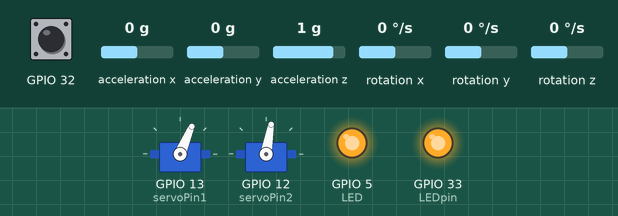
Recording of a sketch running on a simulated ESP32. Shown: 2 × servo, output pins drawn as LEDs (lit = HIGH). The test bench sets the inputs (shaded band); at power-on: GPIO 32 HIGH, acceleration x 0 g, acceleration y 0 g, acceleration z 1 g, rotation x 0 °/s, rotation y 0 °/s, rotation z 0 °/s. Storage starts empty; the sensor or clock chip raises its interrupt line as the real part does; what the sketch prints to the serial monitor is not drawn.

Above: at 0.1 s.
At 0.6 s:
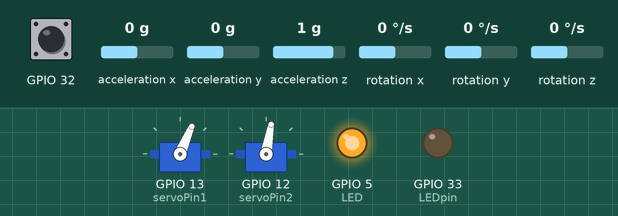
Timing chart, 0 to 2.1 s (numbered marks = the images above):
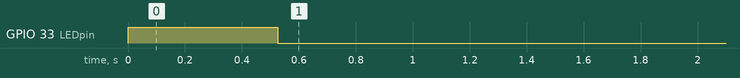

The sketch:

gimbal_control.ino
```cpp
/* Rocket Gimbal Stabilization
 *
 *
 */

// I2Cdev and MPU6050 must be installed as libraries, or else the .cpp/.h files
// for both classes must be in the include path of your project
#include "I2Cdev.h"
#include <ESP32Servo.h>
#include "MPU6050_6Axis_MotionApps20.h"

//SD Card headers
#define FS_NO_GLOBALS
#include "FS.h"
#include "SD.h"
#include "SPI.h"

boolean launch = 1;

double mpu6050_offsets[6] = {-4318, -6790, 9830,  203, -36, 46};

double k_d = 0;
double k_p = 0.25;

double error_past;
double error;
double d_error;
double gamma_temp;

// class default I2C address is 0x68
// specific I2C addresses may be passed as a parameter here
// AD0 low = 0x68 (default for SparkFun breakout and InvenSense evaluation board)
// AD0 high = 0x69
MPU6050 mpu;
//MPU6050 mpu(0x69); // <-- use for AD0 high

// 16 servo objects can be created on the ESP32
Servo servo1;  // create servo object to control a servo
Servo servo2;  // create servo object to control a servo
double servo_conv = 1.0/0.55;

boolean calibration;
int zero_a;
int zero_b;
double a;
double b;
double c;

// Recommended PWM GPIO pins on the ESP32 include 2,4,12-19,21-23,25-27,32-33
int servoPin1 = 13;
int servoPin2 = 12;

int LEDpin = 33;
int button = 0;
int LED = 5;


// MPU control/status vars
bool dmpReady = false;  // set true if DMP init was successful
uint8_t mpuIntStatus;   // holds actual interrupt status byte from MPU
uint8_t devStatus;      // return status after each device operation (0 = success, !0 = error)
uint16_t packetSize;    // expected DMP packet size (default is 42 bytes)
uint16_t fifoCount;     // count of all bytes currently in FIFO
uint8_t fifoBuffer[64]; // FIFO storage buffer

// orientation/motion vars
VectorInt16 aa;         // [x, y, z]            accel sensor measurements
VectorInt16 aaReal;     // [x, y, z]            gravity-free accel sensor measurements
VectorInt16 aaWorld;    // [x, y, z]            world-frame accel sensor measurements
VectorFloat gravity;    // [x, y, z]            gravity vector
double euler[3];        // [alpha, beta, gamma]    Euler angle container (Z-X'-Z'
Quaternion q;           // [w, x, y, z]         quaternion container

volatile bool mpuInterrupt = false;     // indicates whether MPU interrupt pin has gone high

File datafile;
char * data_file_path;
boolean file_closed = false;
char * data_array = (char *) malloc(57);
unsigned long timestamp;


//Function Declaration
void dmpDataReady() {
    mpuInterrupt = true;
}

void createDir(fs::FS &fs, const char * path){
  fs.mkdir(path);
}


void setup() {
  pinMode(LED, OUTPUT);
  digitalWrite(5, 1);
  pinMode(0, INPUT);

  pinMode(LEDpin, OUTPUT);
  digitalWrite(LEDpin,HIGH);

  // Servo setup
  // Default min/max of 1000us and 2000us (different servos may require different min/max settings)
  servo1.setPeriodHertz(50);    // standard 50 hz servo
  servo2.setPeriodHertz(50);    // standard 50 hz servo
  servo1.attach(servoPin1, 1000, 2000); // attaches the servo on pin 18 to the servo object
  servo2.attach(servoPin2, 1000, 2000); // attaches the servo on pin 18 to the servo object

  // join I2C bus (I2Cdev library doesn't do this automatically)
    #if I2CDEV_IMPLEMENTATION == I2CDEV_ARDUINO_WIRE
        Wire.begin(21 , 22, 400000);
        Serial.print("testasdfasdfasdf");
    #elif I2CDEV_IMPLEMENTATION == I2CDEV_BUILTIN_FASTWIRE
        Fastwire::setup(400, true);
        Serial.print("2ndtestasdfasdfasdf");
    #endif


  // Initialize serial communication
  // NOTE: 8MHz or slower host processors, like the Teensy @ 3.3v or Ardunio
  // Pro Mini running at 3.3v, cannot handle this baud rate reliably due to
  // the baud timing being too misaligned with processor ticks. You must use
  // 38400 or slower in these cases, or use some kind of external separate
  // crystal solution for the UART timer.
  Serial.begin(115200);
  while (!Serial); // wait for Leonardo enumeration, others continue immediately

  if (launch){
    // initialize device
    zero_a = 67;
    zero_b = 80;
    servo1.write(zero_a);
    servo2.write(zero_b);
  }
  else {
    // initialize device
    calibration = true;
    Serial.println(F("\nInput gimbal motor 1 (+x-axis) initial position: "));
    while(calibration){
      if (Serial.available()) {
        int reading = Serial.parseInt();
          if (reading<0) {
            calibration = false;
          }
          else if (reading==0) {
          }
          else {
            zero_a = reading;
            servo1.write(reading);
          }
      }
      delay(15);
    }
    calibration = true;

    Serial.println(F("\nInput gimbal motor 2 (+y-axis) initial position: "));
    while(calibration){
      if (Serial.available()) {
        int reading = Serial.parseInt();
          if (reading<0) {
            calibration = false;
          }
          else if (reading==0) {
          }
          else {
            zero_b = reading;
            servo2.write(reading);
          }
      }
      delay(15);
    }
  }

  if(!launch){
    Serial.println(F("Initializing I2C devices..."));
  }
  mpu.initialize();
   // verify connection
  if(!launch){
    Serial.println(F("Testing device connections..."));
    Serial.println(mpu.testConnection() ? F("MPU6050 connection successful") : F("MPU6050 connection failed"));
  }
  // wait for ready
  if(!launch){
    Serial.println(F("\nSend any character to begin DMP programming and demo: "));
    while (Serial.available() && Serial.read()); // empty buffer
    while (!Serial.available());                 // wait for data
    while (Serial.available() && Serial.read()); // empty buffer again
  }
  else{
    while (Serial.available() && Serial.read()); // empty buffer
  }
  // load and configure the DMP
  if(!launch){
    Serial.println(F("Initializing DMP..."));
  }
  devStatus = mpu.dmpInitialize();
  mpu.setXAccelOffset(mpu6050_offsets[0]);
  mpu.setYAccelOffset(mpu6050_offsets[1]);
  mpu.setZAccelOffset(mpu6050_offsets[2]);
  mpu.setXGyroOffset(mpu6050_offsets[3]);
  mpu.setYGyroOffset(mpu6050_offsets[4]);
  mpu.setZGyroOffset(mpu6050_offsets[5]);

  // make sure it worked (returns 0 if so)
  if (devStatus == 0) {
    // turn on the DMP, now that it's ready

    if(!launch){
      Serial.println(F("Enabling DMP..."));
    }
    mpu.setDMPEnabled(true);

    //Setup interrupt for MPU6050
    if(!launch){
      Serial.println(F("Enabling interrupt detection (ESP32 pin 32)..."));
    }
    pinMode(32, INPUT_PULLUP);
    attachInterrupt(32, dmpDataReady, RISING);

    mpuIntStatus = mpu.getIntStatus();
    // set our DMP Ready flag so the main loop() function knows it's okay to use it
    if(!launch){
      Serial.println(F("DMP ready! Waiting for first interrupt..."));
    }
    dmpReady = true;

    // get expected DMP packet size for later comparison
    packetSize = mpu.dmpGetFIFOPacketSize();
  } else {
    // ERROR!
    // 1 = initial memory load failed
    // 2 = DMP configuration updates failed
    // (if it's going to break, usually the code will be 1)
    if(!launch){
      Serial.print(F("DMP Initialization failed (code "));
      Serial.print(devStatus);
      Serial.println(F(")"));
    }
    digitalWrite(LEDpin,LOW);
  }

  if(!SD.begin()){
      if(!launch){
        Serial.println("Card Mount Failed");
      }
      digitalWrite(LEDpin,LOW);
      return;
  }
  File root = SD.open("/");
  File file = root.openNextFile();
  if(!file){
    if(!launch){
      Serial.println("Failed to open directory");
    }
    digitalWrite(LEDpin,LOW);
  }
  int launch_number = 1;
  while(file) {
    if (strstr(file.name(), "launch") != NULL) {
      if(!launch){
        Serial.print("Made it: ");
        Serial.println(file.name()[strcspn(file.name(), "0123456789")]-'0');
      }
      launch_number = file.name()[strcspn(file.name(), "0123456789")]-'0'+1;
    }
    file = root.openNextFile();
  }
  char * launch_dir = (char *) malloc(1 + strlen("/launch") + 1);
  strcpy(launch_dir, "/launch");
  launch_dir[strlen("/launch")] = launch_number + '0';
  launch_dir[strlen("/launch")+1] = '\0';
  data_file_path = (char *) malloc(1 + strlen(launch_dir) + strlen("/data.csv"));
  strcpy(data_file_path, launch_dir);
  strcat(data_file_path, "/data.csv");
  strcat(data_file_path, "\0"); //untested
  if(!launch){
    Serial.print("Launch Dir: ");
    Serial.println(data_file_path);
  }
  createDir(SD, launch_dir);
  datafile = SD.open(data_file_path, FILE_WRITE);
  datafile.print("time(ms),q0,q1,q2,q3,a_x,a_y,a_z\n");
}


void loop() {
    // if programming failed, don't try to do anything
    if (!dmpReady) return;

    // wait for MPU interrupt or extra packet(s) available
    while (!mpuInterrupt && fifoCount < packetSize) {
        // other program behavior stuff here
        // .
        // if you are really paranoid you can frequently test in between other
        // stuff to see if mpuInterrupt is true, and if so, "break;" from the
        // while() loop to immediately process the MPU data
    }
    // reset interrupt flag and get INT_STATUS byte
    mpuInterrupt = false;
    mpuIntStatus = mpu.getIntStatus();

    // get current FIFO count
    fifoCount = mpu.getFIFOCount();

    // check for overflow (this should never happen unless our code is too inefficient)
    if ((mpuIntStatus & 0x10) || fifoCount == 1024) {
        // reset so we can continue cleanly
        mpu.resetFIFO();
        if(!launch){
          Serial.println(F("FIFO overflow!"));
        }

    // otherwise, check for DMP data ready interrupt (this should happen frequently)
    }
    else if (mpuIntStatus & 0x02) {
      // wait for correct available data length, should be a VERY short wait
      while (fifoCount < packetSize) fifoCount = mpu.getFIFOCount();

        // read a packet from FIFO
        mpu.getFIFOBytes(fifoBuffer, packetSize);

        // track FIFO count here in case there is > 1 packet available
        // (this lets us immediately read more without waiting for an interrupt)
        fifoCount -= packetSize;

        // Get quaternion
        mpu.dmpGetQuaternion(&q, fifoBuffer);
        mpu.dmpGetAccel(&aa, fifoBuffer);
        mpu.dmpGetLinearAccel(&aaReal, &aa, &gravity);


        //Calculate Euler angles from rotation matrix elements
        euler[0] = atan2(2*(q.w*q.y+q.x*q.z),
                      2*(q.w*q.x-q.y*q.z));     //arctan2(R_13, -R_23)
        euler[2] = atan2(2*(q.x*q.z-q.w*q.y),
                      2*(q.w*q.x+q.y*q.z));     //arctan2(R_31, R_32)
        euler[1] = atan2(2*(q.w*q.x+q.y*q.z)/cos(euler[2]),
                      pow(q.w, 2.0)-pow(q.x, 2.0)-pow(q.y, 2.0)+pow(q.z, 2.0));   //arctan2(R_32/cos(gamma), R_33)
/*
        if(!launch){
          Serial.print("Euler Angles: \t");
          Serial.print(euler[0] * 180/M_PI);
          Serial.print("\t");
          Serial.print(euler[1] * 180/M_PI);
          Serial.print("\t");
          Serial.println(euler[2] * 180/M_PI);
        }
*/
    }
    gamma_temp = euler[2];
    error = euler[1]*180/M_PI;      //Some function of beta

    d_error = error - error_past; //TODO change to abs()
    error_past = error;

    c = max(cos(11.0*M_PI/180.0), cos(0.75*error*M_PI/180.0)); // for launch use P= 0.5 maybe

//    c = max( (double)exp(-0.05*(k_p*abs(error) + k_d*d_error)), (double)0.9);
    a = (double)asin((double)pow(((1.0-pow(c,2.0))/(1.0+pow((c*tan(gamma_temp)),2.0))),(0.5)));
    b = ((double)((double)acos((double)c/(double)cos((double)a))));
    if (b<0){
      b = -b;
    }
    if (a<0){
      a = -a;
    }

//    double test1 = (double)acos((double)c/(double)cos((double)a));
//    double test3 = cos((double)a);
//    double test2 = (double)c;

//TODO FIX SINCE 0<BETA<PI

    if(gamma_temp > 0){
        b = -b;
    }
    if(error < 0){
        a = -a;
        b = -b;
    }
    if (gamma_temp<0){
      gamma_temp = -gamma_temp;
    }
    if((double)gamma_temp >= ((double)M_PI/2.0)){
        a = -a;
    }
/*
    Serial.print("\t");
    Serial.print(c);
    Serial.print("\t");
    Serial.print(a*180/M_PI);
    Serial.print("\t");
    Serial.println(b*180/M_PI);
*/
    //Write correction to servo()
    servo1.write(zero_a + servo_conv*1.0856*a*180.0/M_PI);
    servo2.write(zero_b + servo_conv*2.1213*b*180.0/M_PI);

    timestamp = millis();
    sprintf(data_array, "%6lu", timestamp);
    data_array[6] = ',';
    dtostrf(q.w, 6, 4, data_array+7);
    data_array[13] = ',';
    dtostrf(q.x, 6, 4, data_array+14);
    data_array[20] = ',';
    dtostrf(q.y, 6, 4, data_array+21);
    data_array[27] = ',';
    dtostrf(q.z, 6, 4, data_array+28);
    data_array[34] = ',';
    sprintf(data_array+35, "%6d", aaReal.x);
    data_array[41] = ',';
    sprintf(data_array+42, "%6d", aaReal.y);
    data_array[48] = ',';
    sprintf(data_array+49, "%6d", aaReal.z);
    data_array[55] = '\n';
    data_array[56] = '\0';
    datafile.print(data_array);

    if(digitalRead(button) == LOW){
      if (!file_closed){
        file_closed = true;
        datafile.close();
      }
      digitalWrite(LED,0);
    }

}
```
